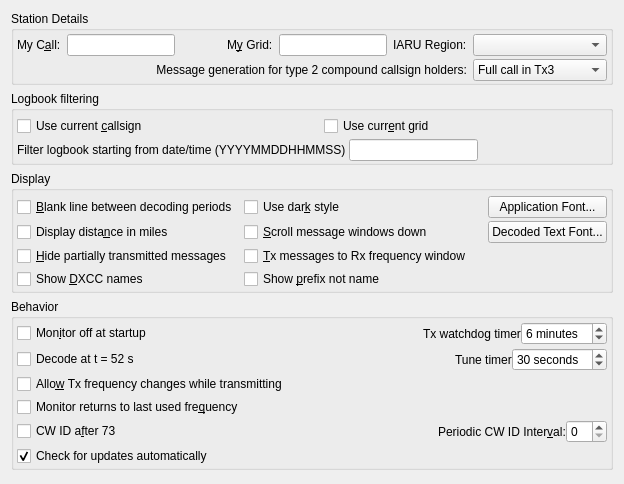
     <widget class="QWidget" name="general_tab">
      <attribute name="title">
       <string>Genera&amp;l</string>
      </attribute>
      <attribute name="toolTip">
       <string>General station details and settings.</string>
      </attribute>
      <layout class="QVBoxLayout" name="verticalLayout_4">
       <item>
        <widget class="QGroupBox" name="station_group_box">
         <property name="sizePolicy">
          <sizepolicy hsizetype="Preferred" vsizetype="Preferred">
           <horstretch>0</horstretch>
           <verstretch>0</verstretch>
          </sizepolicy>
         </property>
         <property name="title">
          <string>Station Details</string>
         </property>
         <layout class="QGridLayout" name="gridLayout_14">
          <property name="leftMargin">
           <number>3</number>
          </property>
          <property name="topMargin">
           <number>3</number>
          </property>
          <property name="rightMargin">
           <number>3</number>
          </property>
          <property name="bottomMargin">
           <number>1</number>
          </property>
          <property name="verticalSpacing">
           <number>3</number>
          </property>
          <item row="0" column="0">
           <widget class="QLabel" name="callsign_label">
            <property name="text">
             <string>My C&amp;all:</string>
            </property>
            <property name="buddy">
             <cstring>callsign_line_edit</cstring>
            </property>
           </widget>
          </item>
          <item row="0" column="1">
           <widget class="QLineEdit" name="callsign_line_edit">
            <property name="toolTip">
             <string>Station callsign.</string>
            </property>
           </widget>
          </item>
          <item row="0" column="2">
           <spacer name="horizontalSpacer_4">
            <property name="orientation">
             <enum>Qt::Horizontal</enum>
            </property>
            <property name="sizeHint" stdset="0">
             <size>
              <width>40</width>
              <height>20</height>
             </size>
            </property>
           </spacer>
          </item>
          <item row="0" column="3">
           <widget class="QLabel" name="grid_label">
            <property name="text">
             <string>M&amp;y Grid:</string>
            </property>
            <property name="buddy">
             <cstring>grid_line_edit</cstring>
            </property>
           </widget>
          </item>
          <item row="0" column="4">
           <widget class="QLineEdit" name="grid_line_edit">
            <property name="toolTip">
             <string>Maidenhead locator (only the first four characters are required).</string>
            </property>
           </widget>
          </item>
          <item row="0" column="5">
           <widget class="QLabel" name="label_121">
            <property name="text">
             <string>IARU Region:</string>
            </property>
            <property name="buddy">
             <cstring>region_combo_box</cstring>
            </property>
           </widget>
          </item>
          <item row="0" column="6">
           <widget class="QComboBox" name="region_combo_box">
            <property name="toolTip">
             <string>&lt;html&gt;&lt;head/&gt;&lt;body&gt;&lt;p&gt;Select your IARU region.&lt;/p&gt;&lt;/body&gt;&lt;/html&gt;</string>
            </property>
           </widget>
          </item>
          <item row="1" column="6">
           <widget class="QComboBox" name="type_2_msg_gen_combo_box">
            <property name="enabled">
             <bool>true</bool>
            </property>
            <property name="toolTip">
             <string>&lt;html&gt;&lt;head/&gt;&lt;body&gt;&lt;p&gt;Type 2 compound callsigns are those with prefixes or suffixes not included in the allowed shortlist (See Help-&amp;gt;Add-on prefixes and suffixes).&lt;/p&gt;&lt;p&gt;This option determines which generated messages should contain your full type 2 compound call sign rather than your base callsign. It only applies if you have a type 2 compound callsign.&lt;/p&gt;&lt;p&gt;This option controls the way the messages that are used to answer CQ calls are generated. Generated messages 6 (CQ) and 5 (73) will always contain your full callsign. The JT65 and JT9 protocols allow for some standard messages with your full call at the expense of another piece of information such as the DX call or your locator.&lt;/p&gt;&lt;p&gt;Choosing message 1 omits the DX callsign which may be an issue when replying to CQ calls. Choosing message 3 also omits the DX callsign and many versions of this and other software will not extract the report. Choosing neither means that your full callsign only goes in your message 5 (73) so your QSO partner my log the wrong callsign.&lt;/p&gt;&lt;p&gt;None of these options are perfect, message 3 is best but be aware your QSO partner may not log the report you send them.&lt;/p&gt;&lt;/body&gt;&lt;/html&gt;</string>
            </property>
            <property name="currentIndex">
             <number>1</number>
            </property>
            <item>
             <property name="text">
              <string>Full call in Tx1</string>
             </property>
            </item>
            <item>
             <property name="text">
              <string>Full call in Tx3</string>
             </property>
            </item>
            <item>
             <property name="text">
              <string>Full call in Tx5 only</string>
             </property>
            </item>
           </widget>
          </item>
          <item row="1" column="0" colspan="6">
           <widget class="QLabel" name="label_5">
            <property name="text">
             <string>Message generation for type 2 compound callsign holders:</string>
            </property>
            <property name="alignment">
             <set>Qt::AlignRight|Qt::AlignTrailing|Qt::AlignVCenter</set>
            </property>
            <property name="buddy">
             <cstring>type_2_msg_gen_combo_box</cstring>
            </property>
           </widget>
          </item>
         </layout>
        </widget>
       </item>
       <item>
        <widget class="QGroupBox" name="groupBox_13">
         <property name="minimumSize">
          <size>
           <width>0</width>
           <height>60</height>
          </size>
         </property>
         <property name="title">
          <string>Logbook filtering</string>
         </property>
         <layout class="QGridLayout" name="gridLayout_42">
          <property name="leftMargin">
           <number>3</number>
          </property>
          <property name="topMargin">
           <number>3</number>
          </property>
          <property name="rightMargin">
           <number>3</number>
          </property>
          <property name="bottomMargin">
           <number>1</number>
          </property>
          <item row="0" column="0">
           <layout class="QVBoxLayout" name="verticalLayout_22">
            <property name="spacing">
             <number>3</number>
            </property>
            <property name="topMargin">
             <number>2</number>
            </property>
            <item>
             <layout class="QHBoxLayout" name="horizontalLayout_38">
              <item>
               <widget class="QCheckBox" name="callNotif_check_box">
                <property name="text">
                 <string>Use current &amp;callsign</string>
                </property>
               </widget>
              </item>
              <item>
               <spacer name="horizontalSpacer_32">
                <property name="orientation">
                 <enum>Qt::Horizontal</enum>
                </property>
                <property name="sizeHint" stdset="0">
                 <size>
                  <width>10</width>
                  <height>5</height>
                 </size>
                </property>
               </spacer>
              </item>
              <item>
               <widget class="QCheckBox" name="gridNotif_check_box">
                <property name="text">
                 <string>Use curr&amp;ent grid</string>
                </property>
               </widget>
              </item>
              <item>
               <spacer name="horizontalSpacer_34">
                <property name="orientation">
                 <enum>Qt::Horizontal</enum>
                </property>
                <property name="sizeHint" stdset="0">
                 <size>
                  <width>10</width>
                  <height>5</height>
                 </size>
                </property>
               </spacer>
              </item>
             </layout>
            </item>
            <item>
             <layout class="QHBoxLayout" name="horizontalLayout_39">
              <item>
               <widget class="QLabel" name="label_25">
                <property name="text">
                 <string>Filter logbook starting from date/time (YYYYMMDDHHMMSS)</string>
                </property>
               </widget>
              </item>
              <item>
               <widget class="QLineEdit" name="logTime_line_edit">
                <property name="maxLength">
                 <number>14</number>
                </property>
               </widget>
              </item>
              <item>
               <spacer name="horizontalSpacer_33">
                <property name="orientation">
                 <enum>Qt::Horizontal</enum>
                </property>
                <property name="sizeHint" stdset="0">
                 <size>
                  <width>40</width>
                  <height>20</height>
                 </size>
                </property>
               </spacer>
              </item>
             </layout>
            </item>
           </layout>
          </item>
         </layout>
        </widget>
       </item>
       <item>
        <widget class="QGroupBox" name="display_group_box">
         <property name="sizePolicy">
          <sizepolicy hsizetype="Preferred" vsizetype="Preferred">
           <horstretch>0</horstretch>
           <verstretch>0</verstretch>
          </sizepolicy>
         </property>
         <property name="title">
          <string>Display</string>
         </property>
         <layout class="QGridLayout" name="gridLayout_4">
          <property name="leftMargin">
           <number>3</number>
          </property>
          <property name="topMargin">
           <number>3</number>
          </property>
          <property name="rightMargin">
           <number>3</number>
          </property>
          <property name="bottomMargin">
           <number>1</number>
          </property>
          <property name="verticalSpacing">
           <number>6</number>
          </property>
          <item row="0" column="1">
           <layout class="QGridLayout" name="gridLayout_21">
            <property name="topMargin">
             <number>2</number>
            </property>
            <property name="verticalSpacing">
             <number>3</number>
            </property>
            <item row="0" column="2">
             <widget class="QPushButton" name="font_push_button">
              <property name="toolTip">
               <string>Set the font characteristics for the application.</string>
              </property>
              <property name="text">
               <string>Application Font...</string>
              </property>
             </widget>
            </item>
            <item row="1" column="2">
             <widget class="QPushButton" name="decoded_text_font_push_button">
              <property name="toolTip">
               <string>Set the font characteristics for the Band Activity and Rx Frequency areas.</string>
              </property>
              <property name="text">
               <string>Decoded Text Font...</string>
              </property>
             </widget>
            </item>
            <item row="1" column="1">
             <widget class="QCheckBox" name="scroll_check_box">
              <property name="toolTip">
               <string>Scroll message windows down not up.</string>
              </property>
              <property name="text">
               <string>&amp;Scroll message windows down</string>
              </property>
             </widget>
            </item>
            <item row="1" column="0">
             <widget class="QCheckBox" name="miles_check_box">
              <property name="toolTip">
               <string>Show distance to DX station in miles rather than kilometers.</string>
              </property>
              <property name="text">
               <string>Display dista&amp;nce in miles</string>
              </property>
             </widget>
            </item>
            <item row="2" column="0">
             <widget class="QCheckBox" name="hide_TX_messages_check_box">
              <property name="toolTip">
               <string>&lt;html&gt;&lt;head/&gt;&lt;body&gt;&lt;p&gt;When TX message is changed previous message will not be shown if it was transmitted for less than 2 seconds.&lt;/p&gt;&lt;/body&gt;&lt;/html&gt;</string>
              </property>
              <property name="text">
               <string>&amp;Hide partially transmitted messages</string>
              </property>
             </widget>
            </item>
            <item row="3" column="1">
             <widget class="QCheckBox" name="countryPrefix_check_box">
              <property name="toolTip">
               <string>Append prefix instead of name.</string>
              </property>
              <property name="text">
               <string>Show &amp;prefix not name</string>
              </property>
             </widget>
            </item>
            <item row="2" column="1">
             <widget class="QCheckBox" name="TX_messages_check_box">
              <property name="enabled">
               <bool>true</bool>
              </property>
              <property name="toolTip">
               <string>Show outgoing transmitted messages in the Rx frequency window.</string>
              </property>
              <property name="text">
               <string>&amp;Tx messages to Rx frequency window</string>
              </property>
              <property name="checked">
               <bool>false</bool>
              </property>
             </widget>
            </item>
            <item row="3" column="0">
             <widget class="QCheckBox" name="countryName_check_box">
              <property name="toolTip">
               <string>Append DXCC names to decoded messages.</string>
              </property>
              <property name="text">
               <string>Show &amp;DXCC names</string>
              </property>
             </widget>
            </item>
            <item row="0" column="0">
             <widget class="QCheckBox" name="insert_blank_check_box">
              <property name="toolTip">
               <string>Include a separator line between periods in the band activity window.</string>
              </property>
              <property name="text">
               <string>&amp;Blank line between decoding periods</string>
              </property>
             </widget>
            </item>
            <item row="0" column="1">
             <layout class="QHBoxLayout" name="horizontalLayout_40">
              <item>
               <widget class="QCheckBox" name="useDarkStyle_check_box">
                <property name="text">
                 <string>Use dar&amp;k style</string>
                </property>
               </widget>
              </item>
              <item>
               <spacer name="horizontalSpacer_2">
                <property name="orientation">
                 <enum>Qt::Horizontal</enum>
                </property>
                <property name="sizeHint" stdset="0">
                 <size>
                  <width>0</width>
                  <height>0</height>
                 </size>
                </property>
               </spacer>
              </item>
             </layout>
            </item>
           </layout>
          </item>
         </layout>
        </widget>
       </item>
       <item>
        <widget class="QGroupBox" name="behaviour_group_box">
         <property name="title">
          <string>Behavior</string>
         </property>
         <layout class="QGridLayout" name="gridLayout_8">
          <property name="leftMargin">
           <number>3</number>
          </property>
          <property name="topMargin">
           <number>3</number>
          </property>
          <property name="rightMargin">
           <number>3</number>
          </property>
          <property name="bottomMargin">
           <number>1</number>
          </property>
          <property name="horizontalSpacing">
           <number>6</number>
          </property>
          <property name="verticalSpacing">
           <number>3</number>
          </property>
          <item row="0" column="0">
           <layout class="QHBoxLayout" name="horizontalLayout_32">
            <item>
             <widget class="QCheckBox" name="monitor_off_check_box">
              <property name="toolTip">
               <string>Don't start decoding until the monitor button is clicked.</string>
              </property>
              <property name="text">
               <string>Mon&amp;itor off at startup</string>
              </property>
              <property name="checked">
               <bool>false</bool>
              </property>
             </widget>
            </item>
            <item>
             <spacer name="horizontalSpacer_18">
              <property name="orientation">
               <enum>Qt::Horizontal</enum>
              </property>
              <property name="sizeHint" stdset="0">
               <size>
                <width>40</width>
                <height>20</height>
               </size>
              </property>
             </spacer>
            </item>
            <item>
             <widget class="QLabel" name="label_30">
              <property name="enabled">
               <bool>true</bool>
              </property>
              <property name="text">
               <string>Tx watchdog timer</string>
              </property>
             </widget>
            </item>
            <item>
             <widget class="QSpinBox" name="tx_watchdog_spin_box">
              <property name="enabled">
               <bool>true</bool>
              </property>
              <property name="toolTip">
               <string>&lt;html&gt;&lt;head/&gt;&lt;body&gt;&lt;p&gt;Number of minutes before unattended transmissions are aborted&lt;/p&gt;&lt;/body&gt;&lt;/html&gt;</string>
              </property>
              <property name="specialValueText">
               <string>Disabled</string>
              </property>
              <property name="suffix">
               <string> minutes</string>
              </property>
              <property name="value">
               <number>6</number>
              </property>
             </widget>
            </item>
           </layout>
          </item>
          <item row="1" column="0">
           <layout class="QHBoxLayout" name="horizontalLayout_33">
            <item>
             <widget class="QCheckBox" name="decode_at_52s_check_box">
              <property name="text">
               <string>Decode at t = 52 s</string>
              </property>
             </widget>
            </item>
            <item>
             <spacer name="horizontalSpacer_26">
              <property name="orientation">
               <enum>Qt::Horizontal</enum>
              </property>
              <property name="sizeHint" stdset="0">
               <size>
                <width>40</width>
                <height>20</height>
               </size>
              </property>
             </spacer>
            </item>
            <item>
             <widget class="QLabel" name="label_32">
              <property name="text">
               <string>Tune timer</string>
              </property>
             </widget>
            </item>
            <item>
             <widget class="QSpinBox" name="tune_timer_spin_box">
              <property name="toolTip">
               <string>&lt;html&gt;&lt;head/&gt;&lt;body&gt;&lt;p&gt;Number of seconds before tune is aborted&lt;/p&gt;&lt;/body&gt;&lt;/html&gt;</string>
              </property>
              <property name="specialValueText">
               <string>Disabled</string>
              </property>
              <property name="suffix">
               <string> seconds</string>
              </property>
              <property name="minimum">
               <number>0</number>
              </property>
              <property name="maximum">
               <number>300</number>
              </property>
              <property name="singleStep">
               <number>5</number>
              </property>
              <property name="value">
               <number>30</number>
              </property>
             </widget>
            </item>
           </layout>
          </item>
          <item row="2" column="0">
           <widget class="QCheckBox" name="tx_QSY_check_box">
            <property name="toolTip">
             <string>&lt;html&gt;&lt;head/&gt;&lt;body&gt;&lt;p&gt;Some rigs are not able to process CAT commands while transmitting. This means that if you are operating in split mode you may have to uncheck this option.&lt;/p&gt;&lt;/body&gt;&lt;/html&gt;</string>
            </property>
            <property name="text">
             <string>Allo&amp;w Tx frequency changes while transmitting</string>
            </property>
           </widget>
          </item>
          <item row="3" column="0">
           <widget class="QCheckBox" name="monitor_last_used_check_box">
            <property name="toolTip">
             <string>&lt;html&gt;&lt;head/&gt;&lt;body&gt;&lt;p&gt;Check this if you wish to automatically return to the last monitored frequency when monitor is enabled, leave it unchecked if you wish to have the current rig frequency maintained.&lt;/p&gt;&lt;/body&gt;&lt;/html&gt;</string>
            </property>
            <property name="text">
             <string>Monitor returns to last used fre&amp;quency</string>
            </property>
           </widget>
          </item>
          <item row="4" column="0">
           <layout class="QHBoxLayout" name="horizontalLayout_9">
            <item>
             <widget class="QCheckBox" name="CW_id_after_73_check_box">
              <property name="toolTip">
               <string>Send a CW ID after every 73 or free text message.</string>
              </property>
              <property name="text">
               <string>CW ID a&amp;fter 73</string>
              </property>
             </widget>
            </item>
            <item>
             <spacer name="horizontalSpacer">
              <property name="orientation">
               <enum>Qt::Horizontal</enum>
              </property>
              <property name="sizeHint" stdset="0">
               <size>
                <width>40</width>
                <height>20</height>
               </size>
              </property>
             </spacer>
            </item>
            <item>
             <widget class="QLabel" name="label">
              <property name="sizePolicy">
               <sizepolicy hsizetype="Preferred" vsizetype="Preferred">
                <horstretch>0</horstretch>
                <verstretch>0</verstretch>
               </sizepolicy>
              </property>
              <property name="text">
               <string>Periodic CW ID Inter&amp;val:</string>
              </property>
              <property name="buddy">
               <cstring>CW_id_interval_spin_box</cstring>
              </property>
             </widget>
            </item>
            <item>
             <widget class="QSpinBox" name="CW_id_interval_spin_box">
              <property name="sizePolicy">
               <sizepolicy hsizetype="Minimum" vsizetype="Fixed">
                <horstretch>0</horstretch>
                <verstretch>0</verstretch>
               </sizepolicy>
              </property>
              <property name="toolTip">
               <string>Send a CW ID periodically every few minutes.
This might be required under your countries licence regulations.
It will not interfere with other users as it is always sent in the
quiet period when decoding is done.</string>
              </property>
             </widget>
            </item>
           </layout>
          </item>
          <item row="5" column="0">
           <widget class="QCheckBox" name="check_for_updates_check_box">
            <property name="toolTip">
             <string>&lt;html&gt;&lt;head/&gt;&lt;body&gt;&lt;p&gt;Once a day - about 10 s after start, or later while JTDX-VU stays open - ask GitHub (api.github.com) whether a newer JTDX-VU release is out, and if so show its release notes with a Download button that opens the release page. Nothing is downloaded or installed, and nothing is shown when there is no new release, or no connection (then it tries again an hour later).&lt;/p&gt;&lt;p&gt;Help &amp;gt; Check for Updates... checks at any time.&lt;/p&gt;&lt;/body&gt;&lt;/html&gt;</string>
            </property>
            <property name="text">
             <string>Check for updates automatically</string>
            </property>
            <property name="checked">
             <bool>true</bool>
            </property>
           </widget>
          </item>
         </layout>
        </widget>
       </item>
       <item>
        <spacer name="verticalSpacer">
         <property name="orientation">
          <enum>Qt::Vertical</enum>
         </property>
         <property name="sizeHint" stdset="0">
          <size>
           <width>20</width>
           <height>3</height>
          </size>
         </property>
        </spacer>
       </item>
      </layout>
     </widget>
